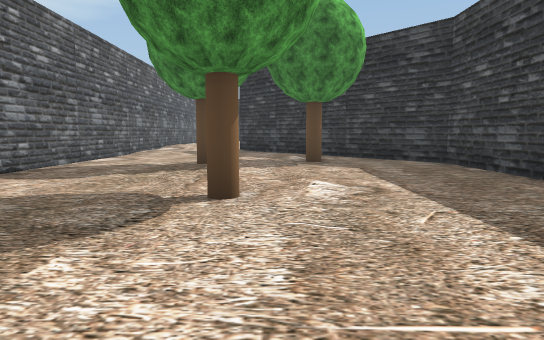
View 1 (above)

22 first-person views from a walk through a Unity game level. The camera is 1.4 m above the floor, tilts 6° down and sees 75° across. The floor is counted in squares, 2 m on a side. Each view is taken from the middle of a square. On the plan, view 1 faces up. The plan holds only what a view shows up to about 11 squares ahead; the rest is blank. The place goes on beyond the plan. Some trees and plants on the terrain are drawn as simple stand-ins. The player character is not drawn.

View 2
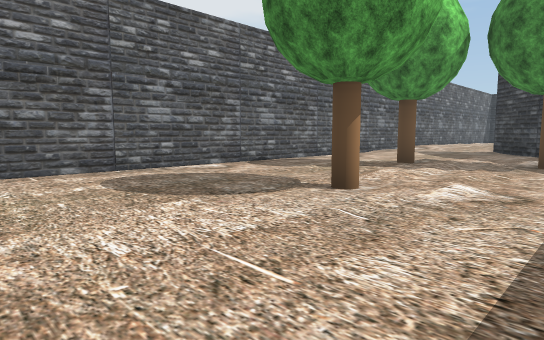

View 3
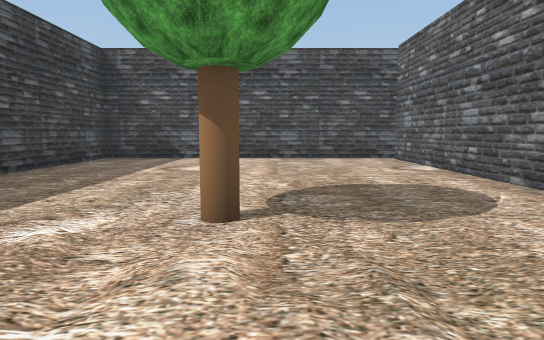

View 4
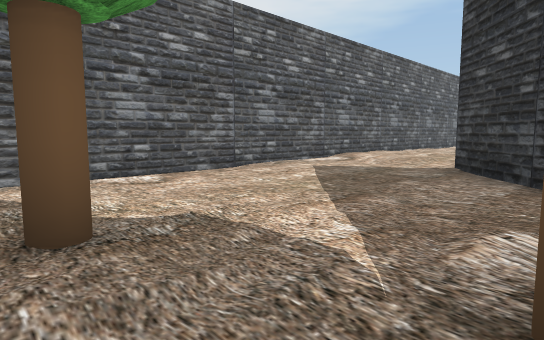

View 5
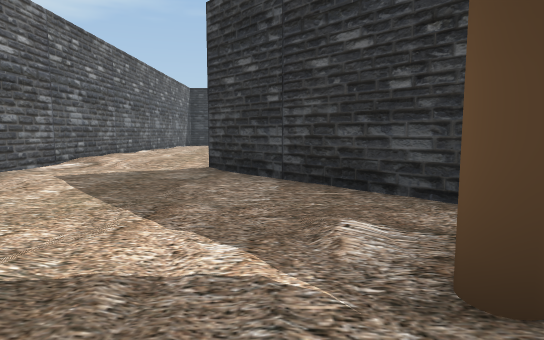

View 6
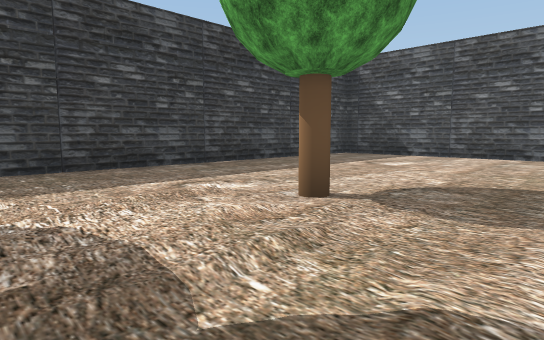

View 7
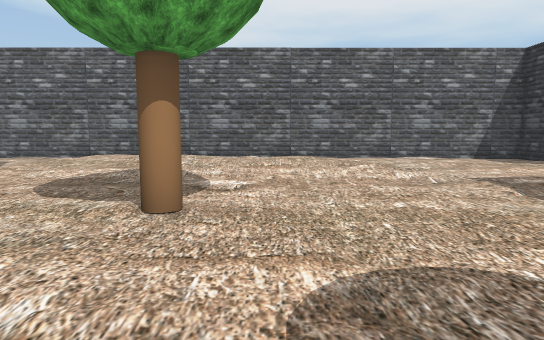

View 8
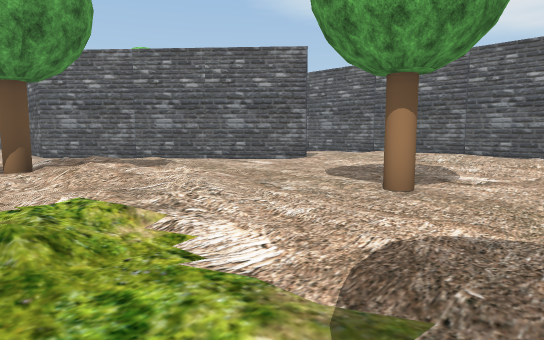

View 9
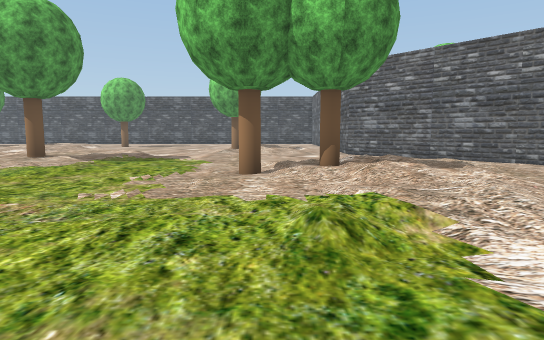

View 10
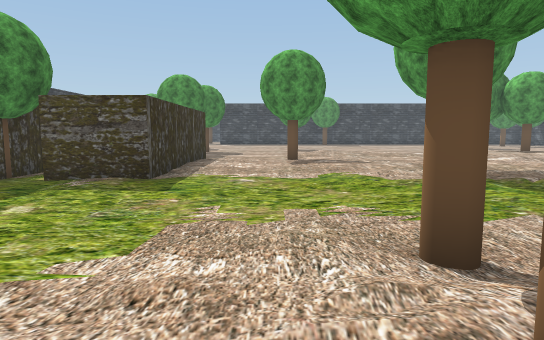

View 11
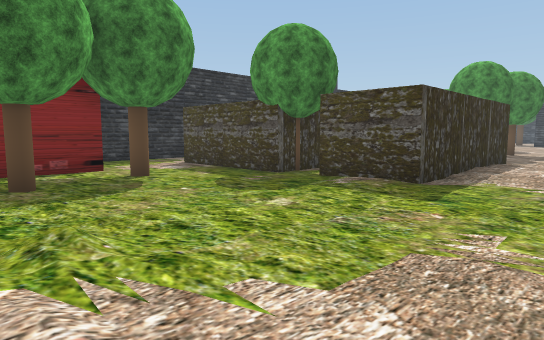

View 12
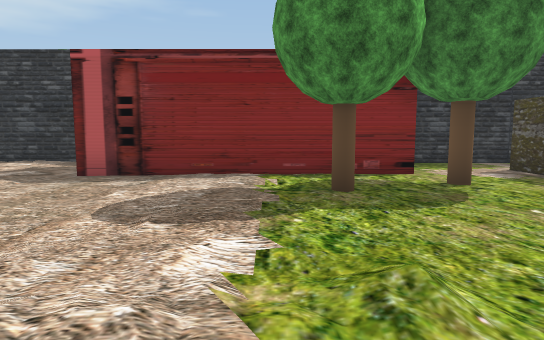

View 13
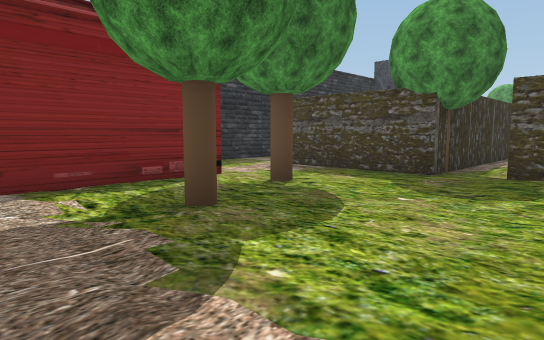

View 14
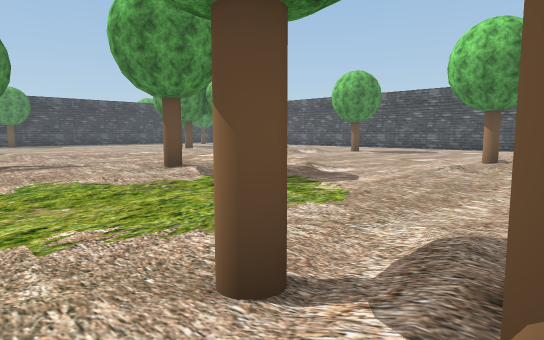

View 15
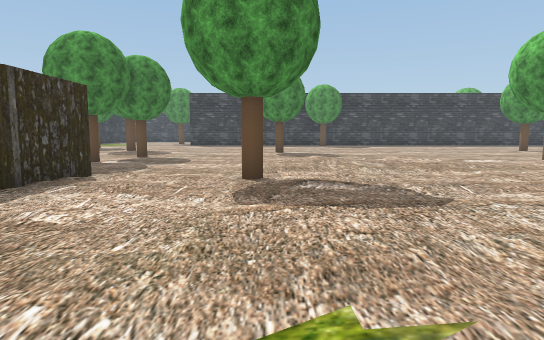

View 16
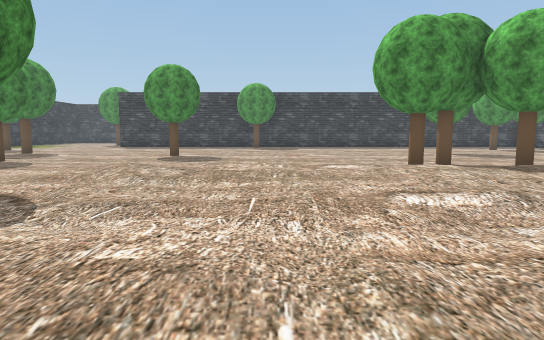

View 17
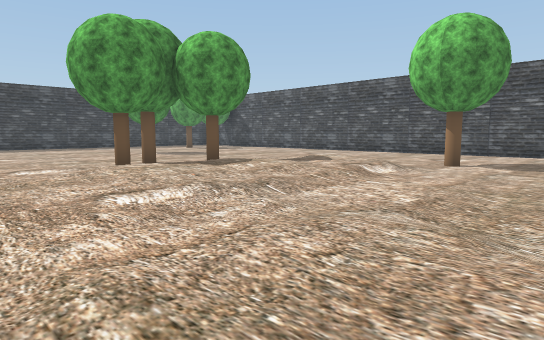

View 18
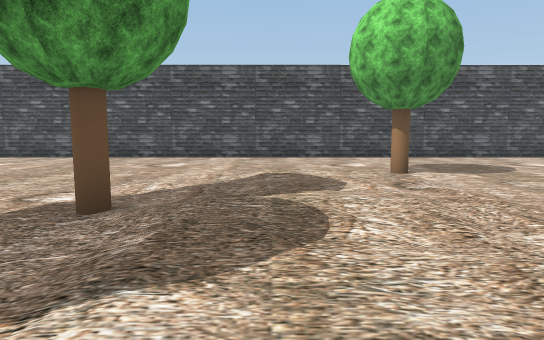

View 19
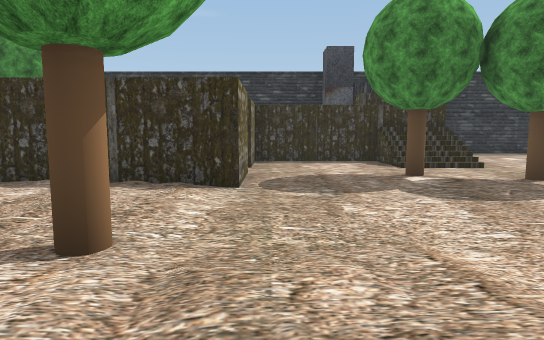

View 20
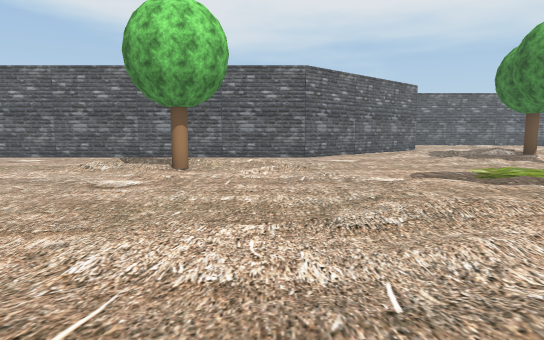

View 21
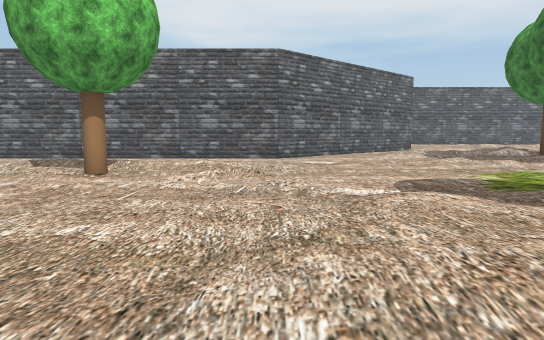

View 22
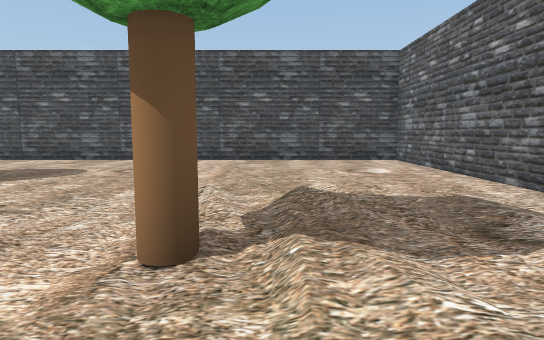

### Floor plan
Key: @ floor where view 1 was taken; # wall or solid block; . main floor; : floor 0.25 m higher than the main floor; + floor 0.5 m higher than the main floor; / step, stairs or slope; T tree; B block; C container.
Columns run from 5 left of view 1 to 23 right of it. Each row starts with its distance up from view 1.
 28 ######         ####
 27 #../..         ....
 26 #..:::.        ...
 25 #..::..CCCCCCCC..BB      B
 24 #.:/::...........BB    BBBBBB
 23 #::/.:...::::.T..BBBBBB...B/#
 22 #::///....::T:...TBBBBB...//#
 21 #/ //.....:::.....///........
 20 #:///.....:::....BBBBBB...T..
 19 #:////.T./://...:BBBBBB.....T
 18 #/////..:////:..::/:::/......
 17 #::/././////:....::/::/......
 16 #::::..:://///...:::..:......
 15 #/:/...////TT.../////:T///...
 14 #.//#./:::///:..//:+/::/// ..
 13 #...##.:/:///..::::+:::///...
 12 #....##:////....:/T+/::::::..
 11 #.....##.......:////:::::::..
 10 #......##..../../:::/::::....
  9 #...:...##../...//+//////....
  8 #...T.T..#..../:..///:++/T...
  7 #...:....#..///......:/+/:...
  6 #.../....#..//......./++/.T..
  5 #.../....#.///T...../++//T...
  4 #...T....#.////....../+///...
  3 #........#..///....../+//....
  2 #........#..///.......  /....
  1 #........#..........T........
  0 #....@...#...................
 -1 #........#...................
 -2 #........#...................
 -3 #........#...... .....
 -4 ######################

Positions as (right, up) in squares from view 1, and headings:
1: (0, 0), facing up
2: (2, 0), facing up-left
3: (-1, 7), facing down
4: (1, 7), facing up-left
5: (0, 7), facing up
6: (-3, 7), facing down-right
7: (6, 20), facing left
8: (7, 21), facing down-left
9: (7, 21), facing down
10: (5, 16), facing right
11: (6, 16), facing up-right
12: (6, 17), facing up
13: (5, 19), facing up-right
14: (6, 16), facing down-right
15: (11, 15), facing right
16: (12, 11), facing right
17: (12, 11), facing down-right
18: (18, 9), facing down
19: (18, 13), facing up
20: (17, 7), facing left
21: (15, 8), facing left
22: (8, 7), facing down
